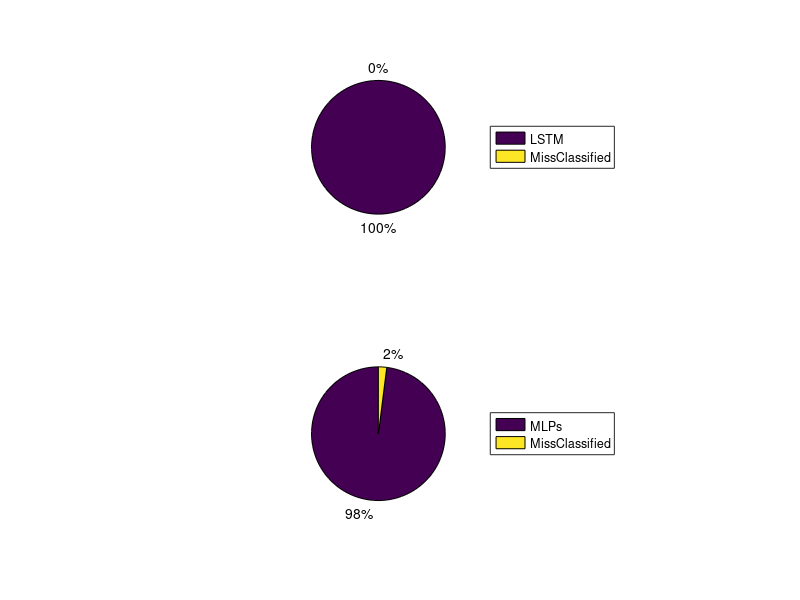

MATLAB code to generate this figure:
clc
clear all
close all 

X = [1 0]; 

labels = {'LSTM' 'MissClassified'}; 

subplot(2,1,1)



pie(X)


legend(labels,'Location','eastoutside')

X = [98 2]; 

labels = {'MLPs' 'MissClassified'}; 

subplot(2,1,2)
pie(X)

legend(labels, 'Location','eastoutside')